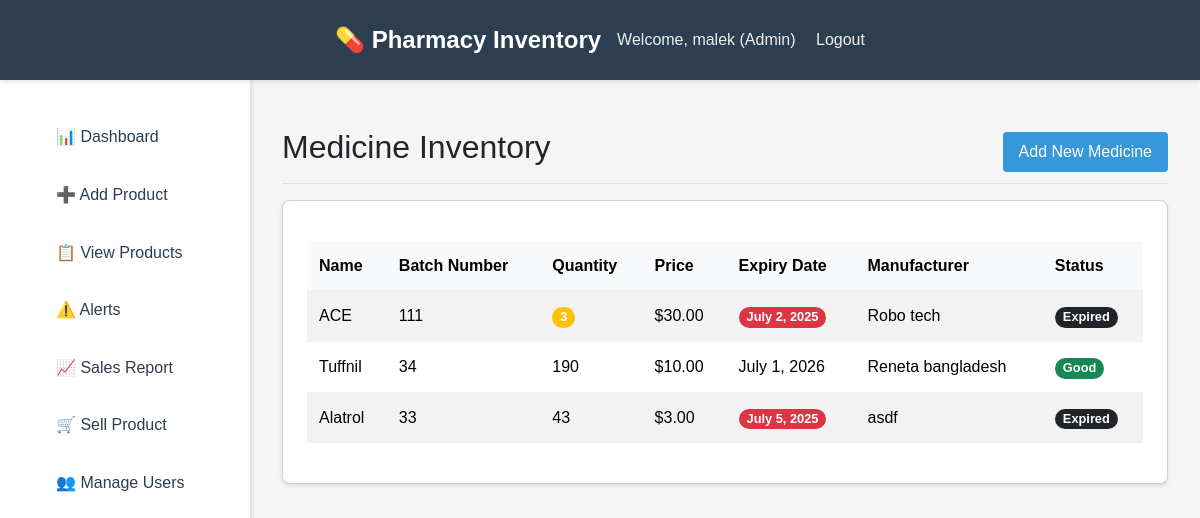
Screenshot of /products/ (signed in) with the database file from the repository.
### inventory/models.py (models this page shows, shortened)
class UserProfile(models.Model):
    ROLE_CHOICES = [
        ('admin', 'Admin'),
        ('manager', 'Manager'),
        ('sales_staff', 'Sales Staff'),
    ]
    user = models.OneToOneField(User, on_delete=models.CASCADE)
    role = models.CharField(max_length=20, choices=ROLE_CHOICES, default='sales_staff')
    phone = models.CharField(max_length=15, blank=True)

class Medicine(models.Model):
    name = models.CharField(max_length=200)
    batch_number = models.CharField(max_length=100)
    quantity = models.IntegerField()
    expiry_date = models.DateField()
    price = models.DecimalField(max_digits=10, decimal_places=2)
    manufacturer = models.CharField(max_length=200)
    created_at = models.DateTimeField(auto_now_add=True)
    updated_at = models.DateTimeField(auto_now=True)
    class Meta:
        unique_together = ['name', 'batch_number']
    @property
    def is_low_stock(self):
        return self.quantity < 10
    @property
    def is_expiring_soon(self):
        return self.expiry_date <= (timezone.now().date() + timedelta(days=30))
    @property
    def is_expired(self):
        return self.expiry_date < timezone.now().date()

### inventory/views.py (the view)
# urls.py: path('products/', views.product_list, name='product_list'),
@login_required
@role_required(['admin', 'manager'])
def product_list(request):
    medicines = Medicine.objects.all().order_by('-created_at')
    return render(request, 'inventory/product_list.html', {'medicines': medicines})

### templates/inventory/product_list.html (shortened to what this page needs)
{% extends 'base.html' %}
{% block content %}
<div class="d-flex justify-content-between flex-wrap flex-md-nowrap align-items-center pt-3 pb-2 mb-3 border-bottom">
    <h1 class="h2">Medicine Inventory</h1>
    <a href="{% url 'add_product' %}" class="btn btn-primary">
         Add New Medicine
    </a>
</div>
<div class="card">
    <div class="card-body">
        <div class="table-responsive">
            <table class="table table-striped">
                <thead>
                    <tr>
                        <th>Name</th>
                        <th>Batch Number</th>
                        <th>Quantity</th>
                        <th>Price</th>
                        <th>Expiry Date</th>
                        <th>Manufacturer</th>
                        <th>Status</th>
                    </tr>
                </thead>
                <tbody>
                    {% for medicine in medicines %}
                    <tr>
                        <td>{{ medicine.name }}</td>
                        <td>{{ medicine.batch_number }}</td>
                        <td>
                            {% if medicine.is_low_stock %}
                                <span class="badge bg-warning">{{ medicine.quantity }}</span>
                            {% else %}
                                {{ medicine.quantity }}
                            {% endif %}
                        </td>
                        <td>${{ medicine.price }}</td>
                        <td>
                            {% if medicine.is_expiring_soon %}
                                <span class="badge bg-danger">{{ medicine.expiry_date }}</span>
                            {% elif medicine.is_expired %}
                                <span class="badge bg-dark">{{ medicine.expiry_date }} (Expired)</span>
                            {% else %}
                                {{ medicine.expiry_date }}
                            {% endif %}
                        </td>
                        <td>{{ medicine.manufacturer }}</td>
                        <td>
                            {% if medicine.is_expired %}
                                <span class="badge bg-dark">Expired</span>
                            {% elif medicine.is_expiring_soon %}
                                <span class="badge bg-danger">Expiring Soon</span>
                            {% elif medicine.is_low_stock %}
                                <span class="badge bg-warning">Low Stock</span>
                            {% else %}
                                <span class="badge bg-success">Good</span>
                            {% endif %}
                        </td>
                    </tr>
                    {% empty %}
                    <tr>
                        <td colspan="7" class="text-center">No medicines found.</td>
                    </tr>
                    {% endfor %}
                </tbody>
            </table>
        </div>
    </div>
</div>
{% endblock %}

### templates/base.html (shortened to what this page needs)
<!DOCTYPE html>
<html lang="en">
<head>
    <link href="https://cdn.jsdelivr.net/npm/bootstrap@5.3.3/dist/css/bootstrap.min.css" rel="stylesheet">
</head>
<body>
    {% if user.is_authenticated %}
    <nav class="navbar">
        <div class="navbar-content">
            <a href="{% url 'dashboard' %}" class="navbar-brand">
                💊 Pharmacy Inventory
            </a>
            <div class="navbar-user">
                Welcome, {{ user.get_full_name|default:user.username }}
                {% if user.userprofile %}
                    ({{ user.userprofile.get_role_display }})
                {% endif %}
                <a href="{% url 'logout' %}">Logout</a>
            </div>
        </div>
    </nav>
    <div class="main-content">
        <nav class="sidebar">
            <ul>
                <li><a href="{% url 'dashboard' %}">📊 Dashboard</a></li>
                {% if user.userprofile.role != 'sales_staff' %}
                <li><a href="{% url 'add_product' %}">➕ Add Product</a></li>
                <li><a href="{% url 'product_list' %}">📋 View Products</a></li>
                <li><a href="{% url 'alerts' %}">⚠️ Alerts</a></li>
                <li><a href="{% url 'sales_report' %}">📈 Sales Report</a></li>
                {% endif %}
                <li><a href="{% url 'sell_product' %}">🛒 Sell Product</a></li>
                {% if user.userprofile.role == 'admin' %}
                <li><a href="{% url 'manage_users' %}">👥 Manage Users</a></li>
                {% endif %}
            </ul>
        </nav>
        <main class="content">
            {% block content %}
            {% endblock %}
        </main>
    </div>
    {% else %}
        {% comment %} {% block content %}
        {% endblock %} {% endcomment %}
    {% endif %}
</body>
</html>

### templates/base.html (style rules this page uses)
* { margin: 0; padding: 0; box-sizing: border-box; }
body { font-family: Arial, sans-serif; background-color: #f5f5f5; line-height: 1.6; }
.navbar { background-color: #2c3e50; color: white; padding: 1rem 0; box-shadow: 0 2px 4px rgba(0,0,0,0.1); }
.navbar-content { max-width: 1200px; margin: 0 auto; display: flex; justify-content: space-between; align-items: center; padding: 0 1rem; }
.navbar-brand { font-size: 1.5rem; font-weight: bold; text-decoration: none; color: white; }
.navbar-user { color: #ecf0f1; }
.navbar-user a { color: #ecf0f1; text-decoration: none; margin-left: 1rem; }
.main-content { display: flex; min-height: calc(100vh - 70px); }
.sidebar { width: 250px; background: white; padding: 2rem 0; box-shadow: 2px 0 4px rgba(0,0,0,0.1); }
.sidebar ul { list-style: none; }
.sidebar li { margin-bottom: 0.5rem; }
.sidebar a { display: block; padding: 0.75rem 1.5rem; color: #2c3e50; text-decoration: none; transition: background 0.3s; }
.content { flex: 1; padding: 2rem; }
.btn { display: inline-block; padding: 0.5rem 1rem; background: #3498db; color: white; text-decoration: none; border-radius: 4px; border: none; cursor: pointer; transition: background 0.3s; }
.card { background: white; border-radius: 8px; box-shadow: 0 2px 4px rgba(0,0,0,0.1); margin-bottom: 2rem; }
.card-body { padding: 1.5rem; }
.table { width: 100%; border-collapse: collapse; margin-top: 1rem; }
.table th, .table td { padding: 0.75rem; text-align: left; border-bottom: 1px solid #ecf0f1; }
.table th { background: #f8f9fa; font-weight: bold; }
.badge { display: inline-block; padding: 0.25rem 0.5rem; font-size: 0.8rem; border-radius: 12px; color: white; }

### rows the page displays
Medicine: name "ACE", batch_number "111", quantity "3", price "30.00", expiry_date "July 2, 2025", manufacturer "Robo tech", shows "Expired"
Medicine: name "Tuffnil", batch_number "34", quantity "190", price "10.00", expiry_date "July 1, 2026", manufacturer "Reneta bangladesh", shows "Good"
Medicine: name "Alatrol", batch_number "33", quantity "43", price "3.00", expiry_date "July 5, 2025", manufacturer "asdf", shows "Expired"

### other values shown
{{ user.get_full_name|default:user.username }} "malek"
{{ user.userprofile.get_role_display }} "Admin"
